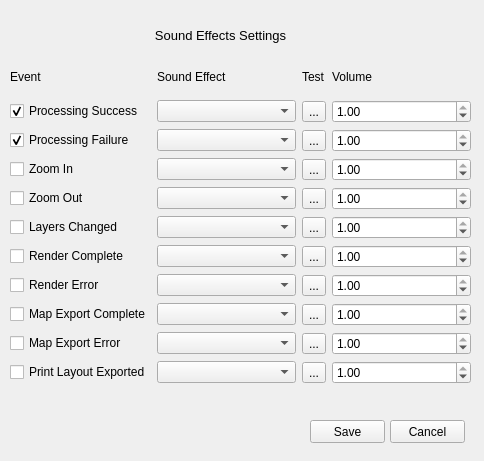
<?xml version="1.0" encoding="UTF-8"?>
<ui version="4.0">
 <class>QGSSoundEffectsSettings</class>
 <widget class="QWidget" name="QGSSoundEffectsSettings">
  <property name="windowModality">
   <enum>Qt::ApplicationModal</enum>
  </property>
  <property name="geometry">
   <rect>
    <x>0</x>
    <y>0</y>
    <width>484</width>
    <height>461</height>
   </rect>
  </property>
  <property name="sizePolicy">
   <sizepolicy hsizetype="MinimumExpanding" vsizetype="MinimumExpanding">
    <horstretch>0</horstretch>
    <verstretch>0</verstretch>
   </sizepolicy>
  </property>
  <property name="windowTitle">
   <string>Sound Effects Settings</string>
  </property>
  <widget class="QLabel" name="FormTitle">
   <property name="geometry">
    <rect>
     <x>80</x>
     <y>20</y>
     <width>281</width>
     <height>31</height>
    </rect>
   </property>
   <property name="font">
    <font>
     <family>Liberation Sans</family>
     <pointsize>10</pointsize>
    </font>
   </property>
   <property name="layoutDirection">
    <enum>Qt::LeftToRight</enum>
   </property>
   <property name="text">
    <string>Sound Effects Settings</string>
   </property>
   <property name="alignment">
    <set>Qt::AlignCenter</set>
   </property>
  </widget>
  <widget class="QPushButton" name="saveSettingsButton">
   <property name="geometry">
    <rect>
     <x>310</x>
     <y>420</y>
     <width>75</width>
     <height>23</height>
    </rect>
   </property>
   <property name="text">
    <string>Save</string>
   </property>
  </widget>
  <widget class="QPushButton" name="cancelChangesButton">
   <property name="geometry">
    <rect>
     <x>390</x>
     <y>420</y>
     <width>75</width>
     <height>23</height>
    </rect>
   </property>
   <property name="text">
    <string>Cancel</string>
   </property>
  </widget>
  <widget class="QWidget" name="gridLayoutWidget">
   <property name="geometry">
    <rect>
     <x>10</x>
     <y>60</y>
     <width>461</width>
     <height>324</height>
    </rect>
   </property>
   <layout class="QGridLayout" name="eventsGrid">
    <property name="sizeConstraint">
     <enum>QLayout::SetDefaultConstraint</enum>
    </property>
    <item row="2" column="2">
     <widget class="QComboBox" name="processingFailureComboBox"/>
    </item>
    <item row="6" column="1">
     <widget class="QCheckBox" name="renderCompleteCheckBox">
      <property name="text">
       <string>Render Complete</string>
      </property>
      <property name="checked">
       <bool>false</bool>
      </property>
     </widget>
    </item>
    <item row="3" column="4">
     <widget class="QDoubleSpinBox" name="zoomInVolume">
      <property name="maximum">
       <double>1.000000000000000</double>
      </property>
      <property name="singleStep">
       <double>0.010000000000000</double>
      </property>
      <property name="value">
       <double>1.000000000000000</double>
      </property>
     </widget>
    </item>
    <item row="0" column="1">
     <widget class="QLabel" name="label_12">
      <property name="text">
       <string>Event</string>
      </property>
     </widget>
    </item>
    <item row="4" column="3">
     <widget class="QToolButton" name="zoomOutTestButton">
      <property name="text">
       <string>...</string>
      </property>
      <property name="icon">
       <iconset>
        <normaloff>volume_icon.png</normaloff>volume_icon.png</iconset>
      </property>
     </widget>
    </item>
    <item row="10" column="2">
     <widget class="QComboBox" name="printLayoutExportSuccessComboBox"/>
    </item>
    <item row="7" column="3">
     <widget class="QToolButton" name="renderErrorOccurredTestButton">
      <property name="text">
       <string>...</string>
      </property>
      <property name="icon">
       <iconset>
        <normaloff>volume_icon.png</normaloff>volume_icon.png</iconset>
      </property>
     </widget>
    </item>
    <item row="7" column="1">
     <widget class="QCheckBox" name="renderErrorOccurredCheckBox">
      <property name="text">
       <string>Render Error</string>
      </property>
      <property name="checked">
       <bool>false</bool>
      </property>
     </widget>
    </item>
    <item row="3" column="2">
     <widget class="QComboBox" name="zoomInComboBox"/>
    </item>
    <item row="10" column="4">
     <widget class="QDoubleSpinBox" name="printLayoutExportSuccessVolume">
      <property name="maximum">
       <double>1.000000000000000</double>
      </property>
      <property name="singleStep">
       <double>0.010000000000000</double>
      </property>
      <property name="value">
       <double>1.000000000000000</double>
      </property>
     </widget>
    </item>
    <item row="8" column="1">
     <widget class="QCheckBox" name="mapExportCompleteCheckBox">
      <property name="text">
       <string>Map Export Complete</string>
      </property>
      <property name="checked">
       <bool>false</bool>
      </property>
     </widget>
    </item>
    <item row="6" column="2">
     <widget class="QComboBox" name="renderCompleteComboBox"/>
    </item>
    <item row="0" column="3">
     <widget class="QLabel" name="label_14">
      <property name="text">
       <string>Test</string>
      </property>
     </widget>
    </item>
    <item row="8" column="4">
     <widget class="QDoubleSpinBox" name="mapExportCompleteVolume">
      <property name="maximum">
       <double>1.000000000000000</double>
      </property>
      <property name="singleStep">
       <double>0.010000000000000</double>
      </property>
      <property name="value">
       <double>1.000000000000000</double>
      </property>
     </widget>
    </item>
    <item row="6" column="4">
     <widget class="QDoubleSpinBox" name="renderCompleteVolume">
      <property name="maximum">
       <double>1.000000000000000</double>
      </property>
      <property name="singleStep">
       <double>0.010000000000000</double>
      </property>
      <property name="value">
       <double>1.000000000000000</double>
      </property>
     </widget>
    </item>
    <item row="2" column="4">
     <widget class="QDoubleSpinBox" name="processingFailureVolume">
      <property name="maximum">
       <double>1.000000000000000</double>
      </property>
      <property name="singleStep">
       <double>0.010000000000000</double>
      </property>
      <property name="value">
       <double>1.000000000000000</double>
      </property>
     </widget>
    </item>
    <item row="3" column="1">
     <widget class="QCheckBox" name="zoomInCheckBox">
      <property name="text">
       <string>Zoom In</string>
      </property>
      <property name="checked">
       <bool>false</bool>
      </property>
     </widget>
    </item>
    <item row="8" column="2">
     <widget class="QComboBox" name="mapExportCompleteComboBox"/>
    </item>
    <item row="1" column="1">
     <widget class="QCheckBox" name="processingSuccessCheckBox">
      <property name="text">
       <string>Processing Success</string>
      </property>
      <property name="checked">
       <bool>true</bool>
      </property>
     </widget>
    </item>
    <item row="5" column="2">
     <widget class="QComboBox" name="layersChangedComboBox"/>
    </item>
    <item row="10" column="3">
     <widget class="QToolButton" name="printLayoutExportSuccessTestButton">
      <property name="text">
       <string>...</string>
      </property>
      <property name="icon">
       <iconset>
        <normaloff>volume_icon.png</normaloff>volume_icon.png</iconset>
      </property>
     </widget>
    </item>
    <item row="9" column="1">
     <widget class="QCheckBox" name="mapExportErrorCheckBox">
      <property name="text">
       <string>Map Export Error</string>
      </property>
      <property name="checked">
       <bool>false</bool>
      </property>
     </widget>
    </item>
    <item row="5" column="4">
     <widget class="QDoubleSpinBox" name="layersChangedVolume">
      <property name="maximum">
       <double>1.000000000000000</double>
      </property>
      <property name="singleStep">
       <double>0.010000000000000</double>
      </property>
      <property name="value">
       <double>1.000000000000000</double>
      </property>
     </widget>
    </item>
    <item row="5" column="1">
     <widget class="QCheckBox" name="layersChangedCheckBox">
      <property name="text">
       <string>Layers Changed</string>
      </property>
      <property name="checked">
       <bool>false</bool>
      </property>
     </widget>
    </item>
    <item row="10" column="1">
     <widget class="QCheckBox" name="printLayoutExportSuccessCheckBox">
      <property name="text">
       <string>Print Layout Exported</string>
      </property>
      <property name="checked">
       <bool>false</bool>
      </property>
     </widget>
    </item>
    <item row="9" column="4">
     <widget class="QDoubleSpinBox" name="mapExportErrorVolume">
      <property name="maximum">
       <double>1.000000000000000</double>
      </property>
      <property name="singleStep">
       <double>0.010000000000000</double>
      </property>
      <property name="value">
       <double>1.000000000000000</double>
      </property>
     </widget>
    </item>
    <item row="1" column="2">
     <widget class="QComboBox" name="processingSuccessComboBox"/>
    </item>
    <item row="7" column="2">
     <widget class="QComboBox" name="renderErrorOccurredComboBox"/>
    </item>
    <item row="5" column="3">
     <widget class="QToolButton" name="layersChangedTestButton">
      <property name="text">
       <string>...</string>
      </property>
      <property name="icon">
       <iconset>
        <normaloff>volume_icon.png</normaloff>volume_icon.png</iconset>
      </property>
     </widget>
    </item>
    <item row="3" column="3">
     <widget class="QToolButton" name="zoomInTestButton">
      <property name="text">
       <string>...</string>
      </property>
      <property name="icon">
       <iconset>
        <normaloff>volume_icon.png</normaloff>volume_icon.png</iconset>
      </property>
     </widget>
    </item>
    <item row="4" column="1">
     <widget class="QCheckBox" name="zoomOutCheckBox">
      <property name="text">
       <string>Zoom Out</string>
      </property>
      <property name="checked">
       <bool>false</bool>
      </property>
     </widget>
    </item>
    <item row="6" column="3">
     <widget class="QToolButton" name="renderCompleteTestButton">
      <property name="text">
       <string>...</string>
      </property>
      <property name="icon">
       <iconset>
        <normaloff>volume_icon.png</normaloff>volume_icon.png</iconset>
      </property>
     </widget>
    </item>
    <item row="0" column="4">
     <widget class="QLabel" name="label_5">
      <property name="text">
       <string>Volume</string>
      </property>
     </widget>
    </item>
    <item row="7" column="4">
     <widget class="QDoubleSpinBox" name="renderErrorOccurredVolume">
      <property name="maximum">
       <double>1.000000000000000</double>
      </property>
      <property name="singleStep">
       <double>0.010000000000000</double>
      </property>
      <property name="value">
       <double>1.000000000000000</double>
      </property>
     </widget>
    </item>
    <item row="4" column="4">
     <widget class="QDoubleSpinBox" name="zoomOutVolume">
      <property name="maximum">
       <double>1.000000000000000</double>
      </property>
      <property name="singleStep">
       <double>0.010000000000000</double>
      </property>
      <property name="value">
       <double>1.000000000000000</double>
      </property>
     </widget>
    </item>
    <item row="2" column="1">
     <widget class="QCheckBox" name="processingFailureCheckBox">
      <property name="text">
       <string>Processing Failure</string>
      </property>
      <property name="checked">
       <bool>true</bool>
      </property>
     </widget>
    </item>
    <item row="4" column="2">
     <widget class="QComboBox" name="zoomOutComboBox"/>
    </item>
    <item row="0" column="2">
     <widget class="QLabel" name="label_4">
      <property name="text">
       <string>Sound Effect</string>
      </property>
     </widget>
    </item>
    <item row="8" column="3">
     <widget class="QToolButton" name="mapExportCompleteTestButton">
      <property name="text">
       <string>...</string>
      </property>
      <property name="icon">
       <iconset>
        <normaloff>volume_icon.png</normaloff>volume_icon.png</iconset>
      </property>
     </widget>
    </item>
    <item row="2" column="3">
     <widget class="QToolButton" name="processingFailureTestButton">
      <property name="text">
       <string>...</string>
      </property>
      <property name="icon">
       <iconset>
        <normaloff>volume_icon.png</normaloff>volume_icon.png</iconset>
      </property>
     </widget>
    </item>
    <item row="9" column="2">
     <widget class="QComboBox" name="mapExportErrorComboBox"/>
    </item>
    <item row="1" column="3">
     <widget class="QToolButton" name="processingSuccessTestButton">
      <property name="text">
       <string>...</string>
      </property>
      <property name="icon">
       <iconset>
        <normaloff>volume_icon.png</normaloff>volume_icon.png</iconset>
      </property>
     </widget>
    </item>
    <item row="1" column="4">
     <widget class="QDoubleSpinBox" name="processingSuccessVolume">
      <property name="maximum">
       <double>1.000000000000000</double>
      </property>
      <property name="singleStep">
       <double>0.010000000000000</double>
      </property>
      <property name="value">
       <double>1.000000000000000</double>
      </property>
     </widget>
    </item>
    <item row="9" column="3">
     <widget class="QToolButton" name="mapExportErrorTestButton">
      <property name="text">
       <string>...</string>
      </property>
      <property name="icon">
       <iconset>
        <normaloff>volume_icon.png</normaloff>volume_icon.png</iconset>
      </property>
     </widget>
    </item>
   </layout>
  </widget>
 </widget>
 <resources/>
 <connections/>
</ui>
